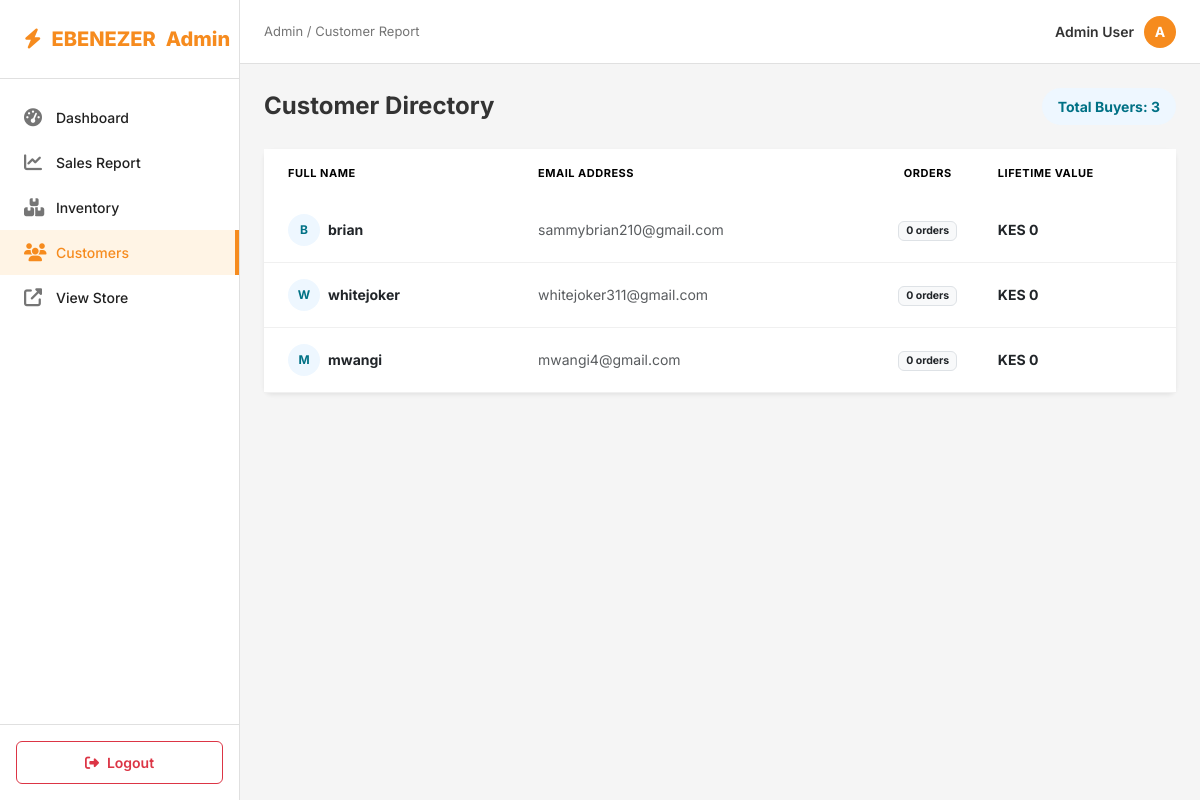
Page /admin/reports/customers (signed in) on the earlier database version.
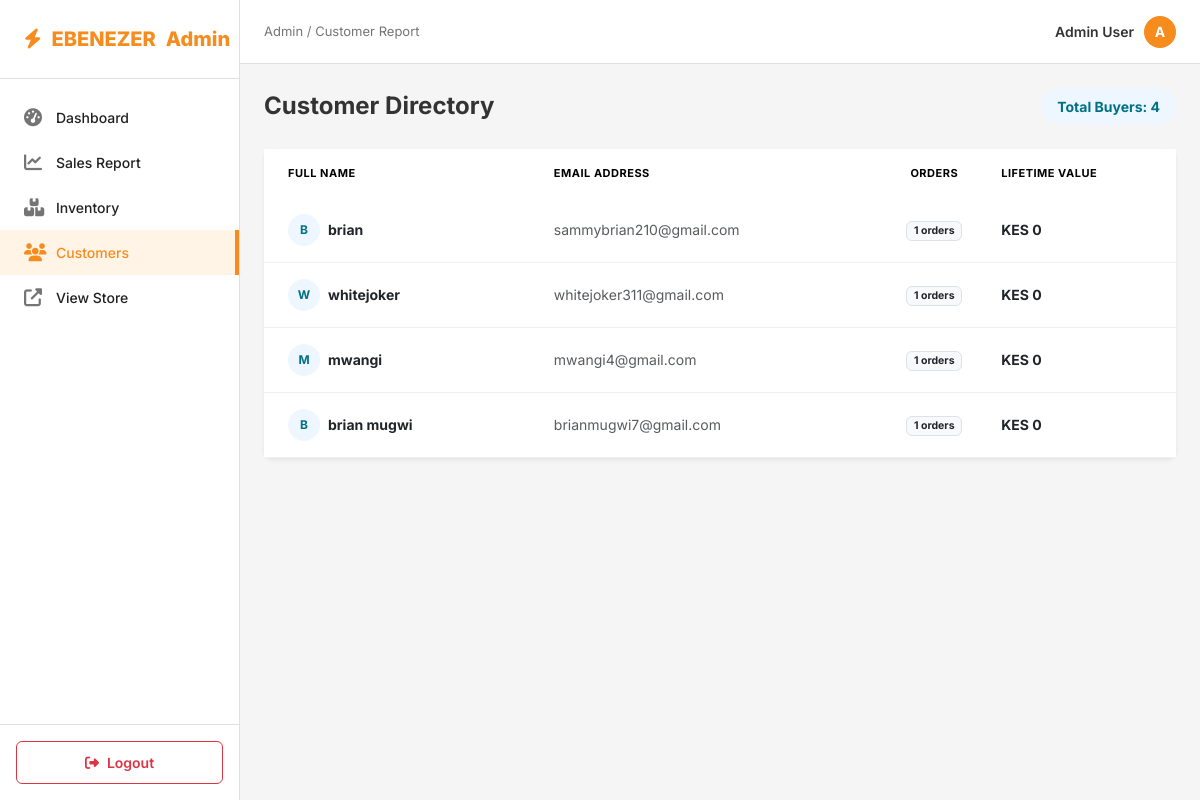
Same page on the later database version.
### app/db_models.py (models this page shows, shortened)
class User(UserMixin, db.Model):
    __tablename__ = "users"
    id = db.Column(db.Integer, primary_key=True)
    name = db.Column(db.Text, nullable=False)
    email = db.Column(db.String(50), nullable=False)
    phone = db.Column(db.String(50), nullable=False)
    password = db.Column(db.String(250), nullable=False)
    admin = db.Column(db.Boolean, default=False)
    email_confirmed = db.Column(db.Boolean, default=False)
    cart = db.relationship("Cart", backref="buyer", lazy=True)
    orders = db.relationship("Order", backref="customer", lazy=True)

### app/funcs.py (the view)
    def wrapper(*args, **kwargs):
        if current_user.is_authenticated and current_user.admin == 1:
            return func(*args, **kwargs)
        return redirect(url_for("admin.login"))

### app/__init__.py (called while the page is built)
@app.context_processor
def inject_now():
    return {"now": datetime.utcnow()}

@login_manager.user_loader
def load_user(user_id):
    return User.query.get(user_id)

### app/admin/routes.py (called while the page is built)
@admin.route("/reports/customers")
@admin_only
def customer_report():
    customers = User.query.all()
    customer_data = []
    for customer in customers:
        total_orders = Order.query.filter_by(uid=customer.id).count()
        total_spent = (
            db.session.query(func.sum(Order.total_amount))
            .filter(Order.uid == customer.id, Order.status == "Paid")
            .scalar()
            or 0
        )
        customer_data.append(
            {
                "name": customer.name,
                "email": customer.email,
                "total_orders": total_orders,
                "total_spent": total_spent,
                "date_joined": getattr(customer, "date_joined", None),
            }
        )
    return render_template(
        "admin/customer_report.html",
        customers=customer_data,
        total_customers=len(customer_data),
    )

### app/templates/admin/customer_report.html (shortened to what this page needs)
{% extends "admin/base_admin.html" %}
{% block content %}
    <div class="d-flex justify-content-between align-items-center mb-4">
        <h2 class="page-title mb-0">Customer Directory</h2>
        <div class="stats-pill bg-soft-blue px-3 py-2 rounded-pill fw-bold" style="color: #007185; font-size: 14px;">
            Total Buyers: {{ total_customers }}
        </div>
    </div>
    <div class="card border-0 shadow-sm rounded-3">
        <div class="card-body p-0">
            <div class="table-responsive">
                <table class="table table-hover align-middle mb-0" style="font-size: 14px;">
                    <thead class="bg-light text-muted text-uppercase" style="font-size: 11px; letter-spacing: 0.5px;">
                        <tr>
                            <th class="px-4 py-3 border-0">Full Name</th>
                            <th class="py-3 border-0">Email Address</th>
                            <th class="py-3 border-0 text-center">Orders</th>
                            <th class="py-3 border-0">Lifetime Value</th>
                        </tr>
                    </thead>
                    <tbody>
                        {% for customer in customers %}
                            <tr class="border-bottom-light">
                                <td class="px-4 py-3">
                                    <div class="d-flex align-items-center gap-2">
                                        <div class="bg-soft-blue text-blue rounded-circle d-flex align-items-center justify-content-center fw-bold" style="width: 32px; height: 32px; font-size: 12px; color: #007185; background: #eef7ff;">
                                            {{ customer.name[0]|upper }}
                                        </div>
                                        <span class="fw-bold text-dark">{{ customer.name }}</span>
                                    </div>
                                </td>
                                <td class="py-3 text-muted">{{ customer.email }}</td>
                                <td class="py-3 text-center">
                                    <span class="badge bg-light text-dark border">{{ customer.total_orders }} orders</span>
                                </td>
                                <td class="py-3 fw-bold text-dark">KES {{ "{:,.0f}".format(customer.total_spent or 0) }}</td>
                            </tr>
                        {% endfor %}
                    </tbody>
                </table>
            </div>
        </div>
    </div>
{% endblock %}

Differences in the rows shown:
computed for User "brian": total_orders "0" → "1"
computed for User "whitejoker": total_orders "0" → "1"
computed for User "mwangi": total_orders "0" → "1"
added User: name "B", name "brian mugwi", email "brianmugwi7@gmail.com", total_orders "1", total_spent "0"
Other differences:
{{ total_customers }}: "3" → "4"
